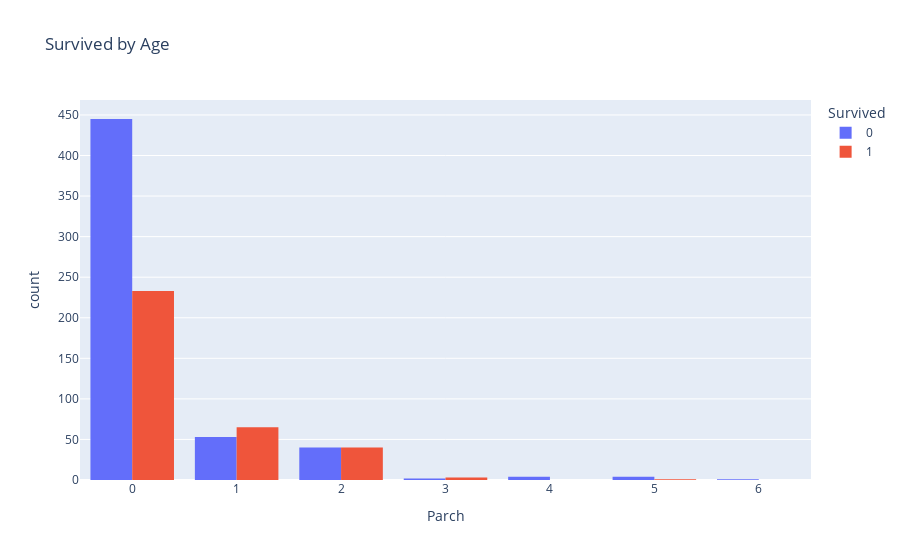

Notebook source saved alongside this figure:
### Code cell
px.histogram(df, x='Parch', color="Survived", barmode='group', title='Survived by Age')

### Figure 1 — Plotly figure (JSON) as saved in the notebook; plotly's stock layout.template omitted (floating-point values rounded to 4 significant figures; data arrays with more than 128 entries replaced by an {"elided": "..."} marker saying what was removed)
{"data": [{"alignmentgroup": "True", "bingroup": "x", "hovertemplate": "Survived=0<br>Parch=%{x}<br>count=%{y}<extra></extra>", "legendgroup": "0", "marker": {"color": "#636efa", "pattern": {"shape": ""}}, "name": "0", "offsetgroup": "0", "orientation": "v", "showlegend": true, "type": "histogram", "x": {"elided": "549 int values"}, "xaxis": "x", "yaxis": "y"}, {"alignmentgroup": "True", "bingroup": "x", "hovertemplate": "Survived=1<br>Parch=%{x}<br>count=%{y}<extra></extra>", "legendgroup": "1", "marker": {"color": "#EF553B", "pattern": {"shape": ""}}, "name": "1", "offsetgroup": "1", "orientation": "v", "showlegend": true, "type": "histogram", "x": {"elided": "342 int values"}, "xaxis": "x", "yaxis": "y"}], "layout": {"barmode": "group", "legend": {"title": {"text": "Survived"}, "tracegroupgap": 0}, "title": {"text": "Survived by Age"}, "xaxis": {"anchor": "y", "domain": [0, 1], "title": {"text": "Parch"}}, "yaxis": {"anchor": "x", "domain": [0, 1], "title": {"text": "count"}}}}
